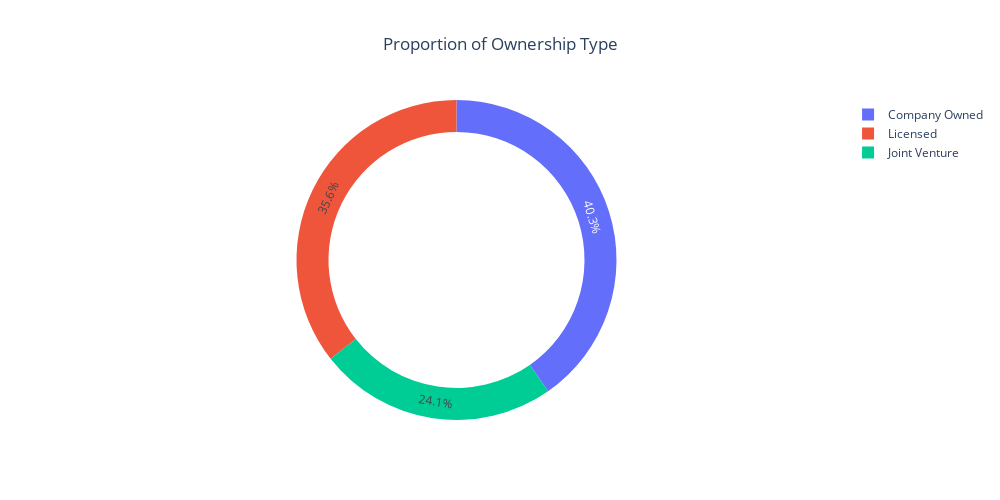

Write notebook code for a chart like this one.
### Code cell
#EDA
labels = data['Ownership_Type'].value_counts().index
values = data['Ownership_Type'].value_counts().values

fig = go.Figure()
fig.add_trace(trace=go.Pie(labels=labels, values=values, hole=0.8))
fig.update_layout(height=500, 
                  width=1000, 
                  title_text='Proportion of Ownership Type', 
                  title_x=0.5)
fig.show()

### Figure 1 — Plotly figure (JSON) as saved in the notebook; plotly's stock layout.template omitted (floating-point values rounded to 4 significant figures)
{"data": [{"hole": 0.8, "labels": ["Company Owned", "Licensed", "Joint Venture"], "type": "pie", "values": [137, 121, 82]}], "layout": {"height": 500, "title": {"text": "Proportion of Ownership Type", "x": 0.5}, "width": 1000}}
